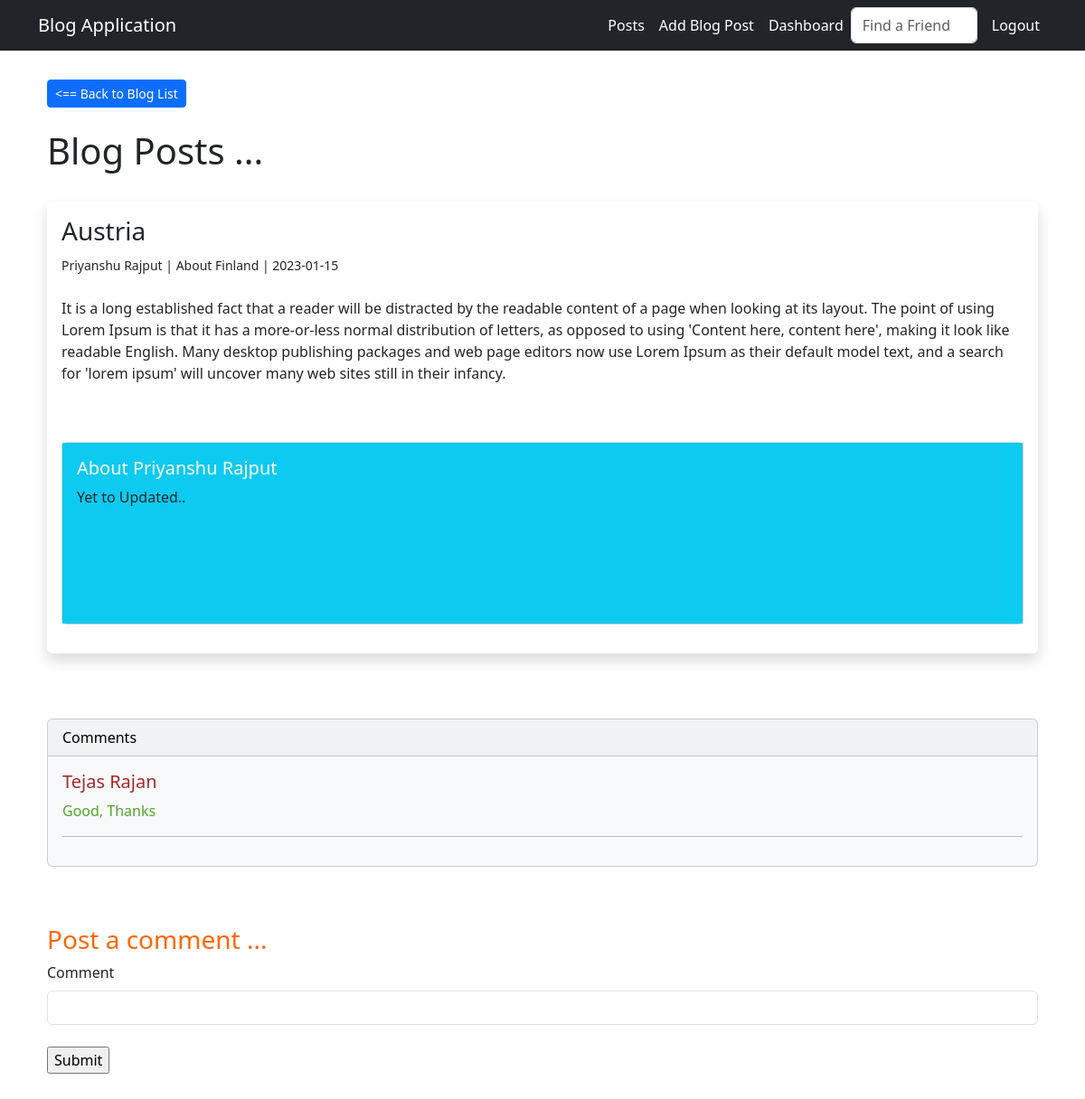
/comment/1 (signed in), run on the app's committed database.
### application/models.py (models this page shows, shortened)
class Posts(db.Model):
    post_id = db.Column(db.Integer, primary_key=True, autoincrement=True)
    title = db.Column(db.String, nullable = False)
    key_note = db.Column(db.String)
    content = db.Column(db.Text, nullable = False)
    date_posted = db.Column(db.DateTime, default = datetime.utcnow)
    author_id = db.Column(db.Integer, db.ForeignKey("users.user_id"), nullable = False)
    comments = db.relationship('Comment', backref = "post", passive_deletes = True)
    likes = db.relationship('Like', backref = "post", passive_deletes = True)

class Users(db.Model, UserMixin):
    user_id = db.Column(db.Integer, primary_key=True)
    name = db.Column(db.String, nullable = False)
    username = db.Column(db.String(20), nullable = False, unique = True)
    email = db.Column(db.String, unique=True,nullable = False )
    city = db.Column(db.String, nullable = False)
    join_date = db.Column(db.DateTime, default = datetime.utcnow)
    hashed_password = db.Column(db.String(128))
    profile_pic = db.Column(db.String(), nullable = True)
    posts = db.relationship('Posts', backref = "poster")
    comments = db.relationship('Comment', backref = "user", passive_deletes = True)
    likes = db.relationship('Like', backref = "user", passive_deletes = True)
    followed = db.relationship('Follow_unfollow',
                               foreign_keys=[Follow_unfollow.follower_id],
                               backref=db.backref('follower', lazy='joined'),
                               lazy='dynamic')
    followers = db.relationship('Follow_unfollow',
                            foreign_keys=[Follow_unfollow.followed_by_id],
                            backref=db.backref('followed', lazy='joined'),
                            lazy='dynamic')
    about_user = db.Column(db.String, nullable = True)
    @property
    def password(self):
        raise AttributeError('You can not read Password !')

class Comment(db.Model):
    comment_id = db.Column(db.Integer, primary_key=True)
    text = db.Column(db.String, nullable = False)
    date_posted = db.Column(db.DateTime, default = datetime.utcnow)
    author = db.Column(db.Integer, db.ForeignKey("users.user_id", ondelete = "CASCADE"), nullable = False)
    post_id = db.Column(db.Integer, db.ForeignKey("posts.post_id", ondelete = "CASCADE"), nullable = False)

### application/controllers.py (the view, shortened to what this page needs)
@app.route("/comment/<post_id>", methods = ["POST","GET"])
@login_required
def post_comment(post_id):
    post = Posts.query.get_or_404(post_id)
    comments = Comment.query.filter_by(post_id =  post_id)
    form = CommentForm()
    return render_template("comment.html", form = form,post_id = post_id,post = post, comments = comments)

### application/webforms.py
class CommentForm(FlaskForm):
    text = StringField("Comment", validators=[DataRequired()])
    submit = SubmitField("Submit")

class SearchForm(FlaskForm):
    searched = StringField("Searched", validators=[DataRequired()])
    submit = SubmitField("Submit")

### application/controllers.py (called while the page is built)
@login_manager.user_loader
def load_user(user_id):
    return Users.query.get(int(user_id))

@app.context_processor
def base():
    form = SearchForm()
    return dict(form = form)

### templates/comment.html (shortened to what this page needs)
{% extends 'base.html' %}
{% block content %}
<a href="{{ url_for('posts') }}" class="btn btn-primary btn-sm"> <== Back to Blog List</a>
<br><br>
<h1>Blog Posts ... </h1>
<br>
{% if post %}
<div class="shadow p-3 mb-5 bg-body rounded">
    <h3>{{ post.title }}</h3>
    {% set list1 = post.date_posted|string %}
    <small>{{ post.poster.name }} |
    {{ post.key_note }} |
    {{ list1[0:10] }}<br></small><br>
    {{ post.content|safe }} <br><br>
    <div class="card mb-3" style="max-width: 100%;">
        <div class="row g-0">
         {% if post.poster.about_author %}
          <div class="col-md-12">
            <div class="card-body  bg-info">
              <h5 class="card-title font-weight-bolderx">About {{ post.poster.name }}</h5>
                {{ post.poster.about_author }}<br><br>
                <br><br></div></div>
          {% else %}
          <div class="col-md-12">
            <div class="card-body bg-info">
              <h5 class="card-title text-white">About {{ post.poster.name }}</h5>
                <p>Yet to Updated..</p><br><br>
                <br><br></div></div>
          {% endif %}
        </div>
      </div>
    </div>
    {% endif %}
<br>
        <div class="card text-bg-light mb-3" style="max-width: 100%;">
          <div class="card-header">Comments</div>
          <div class="card-body">
            {% if comments %}
            {% for comment in comments %}
              <h5 class="card-title" style="color: brown;">{{ comment.author }}</h5>
              <p class="card-text" style="color: rgb(81, 165, 42);">{{ comment.text }}</p><hr>
            {% else %}
            <p>Write a comment!!</p>
            {% endfor %}
            {% endif %}
          </div>
        </div>
        <br><br>
    <h3 style="color: rgb(255, 102, 0); text-shadow: 10px;">Post a comment ...</h3>
    <form method="POST">
        {{ form.text.label(class = "form-label") }}
        {{ form.text(class = "form-control") }}
        <br>
        {{ form.submit(class = "form-label") }}
    </form>
{% endblock %}

### static/style.css (style rules this page uses)
body { margin: 40px; }

### data on the page
Posts: title "Austria", key_note "About Finland", content "It is a long established fact that a reader will be distracted by the readable content of a page when looking at its layout. The point of using Lorem Ipsum is that it has a more-or-less normal distribution of letters, as opposed to using 'Content here, content here', making it look like readable English. Many desktop publishing packages and web page editors now use Lorem Ipsum as their default model text, and a search for 'lorem ipsum' will uncover many web sites still in their infancy."
Users: poster.name "Priyanshu Rajput"
Comment: author "Tejas Rajan", text "Good, Thanks"

### other printed values
{{ list1[0:10] }} "2023-01-15"
